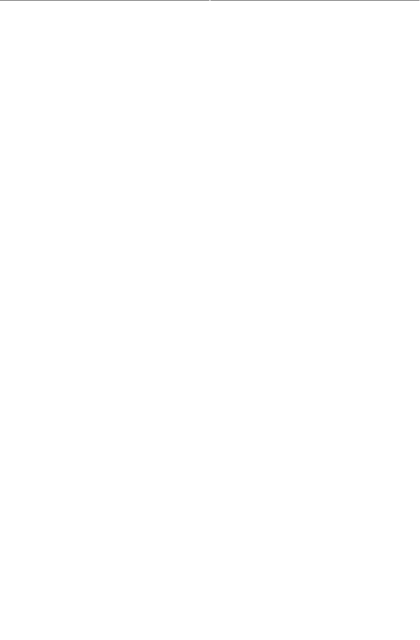
Frame 1 (no input)
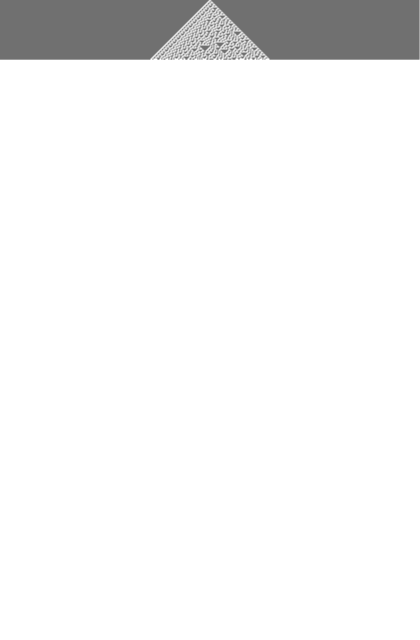
Frame 60 (no input)
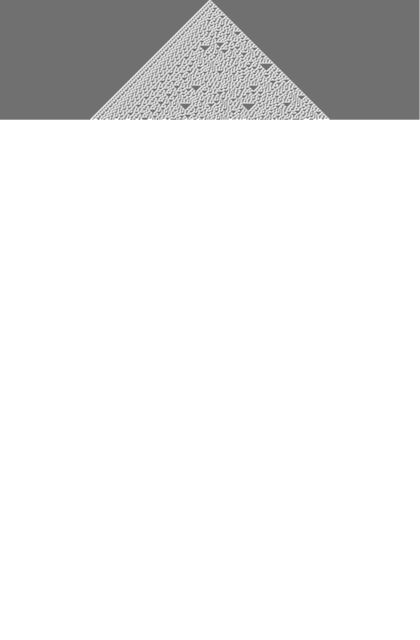
Frame 120 (the mouse pressed at the canvas centre since frame 60)

The p5.js sketch that drew these frames (run headless with seeded random() and noise() and a simulated clock; from frame 60 on, the mouse is pressed at the canvas centre):

// p5.js sketch
// ── sketch.js
var WIDTH = 420;
var HEIGHT = 640;
var w = 1;

var cells = new Array(WIDTH/w);
var ruleset = [0,0,0,1,1,1,1,0]; 
var generation = 0;

for (var i = 0; i < cells.length; i++) {
	cells[i] = 0;
}

cells[Math.round(cells.length/2)] = 1;

function setup() {
	createCanvas(WIDTH,HEIGHT);  
	ctx = document.getElementById('defaultCanvas0').getContext('2d');
	// frameRate(16);
}

function draw() {
	// background(0);
	show();
	generate();
}

function generate(){
	var newcells = [];
	
	for(var i = 0; i < cells.length; i++){
		var left = cells[index(i-1)];
		var middle = cells[i];
		var right = cells[index(i+1)];

		var newState = rules(left, middle, right);
		
		newcells[i] = newState;
	}

	cells = newcells;
	if(generation < HEIGHT/w - 1){
		generation++;
	} else{
		generation = HEIGHT/w - 1;
		var imageData = ctx.getImageData(0,w,WIDTH,HEIGHT);
		ctx.putImageData(imageData, 0, 0); 
	}
}

function rules(a,b,c){
	if (a == 1 && b == 1 && c == 1) return ruleset[0];
	else if (a == 1 && b == 1 && c == 0) return ruleset[1];
	else if (a == 1 && b == 0 && c == 1) return ruleset[2];
	else if (a == 1 && b == 0 && c == 0) return ruleset[3];
	else if (a == 0 && b == 1 && c == 1) return ruleset[4];
	else if (a == 0 && b == 1 && c == 0) return ruleset[5];
	else if (a == 0 && b == 0 && c == 1) return ruleset[6];
	else if (a == 0 && b == 0 && c == 0) return ruleset[7];

	return 0;
}

function show(){
	for (var i = 0; i < cells.length; i++) {
		if (cells[i] == 1) stroke(255);
		else stroke(0);

		// rect(i*w, generation*w, w, w);
		point(i*w, generation*w);
	}
}

function index(i){
	return (i<0) ? (cells.length + i) : (i % cells.length)
}
